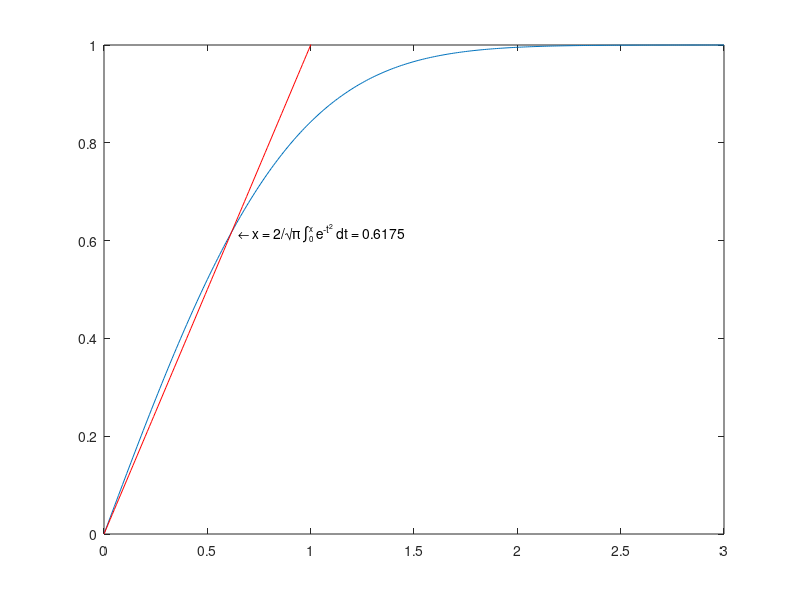

The MATLAB script that drew this image:
x = 0:0.01:3;
plot (x, erf (x));
hold on;
plot (x,x,"r");
axis ([0, 3, 0, 1]);
text (0.65, 0.6175, strcat ('\leftarrow x = {2/\surd\pi',
' {\fontsize{16}\int_{\fontsize{8}0}^{\fontsize{8}x}}',
' e^{-t^2} dt} = 0.6175'))